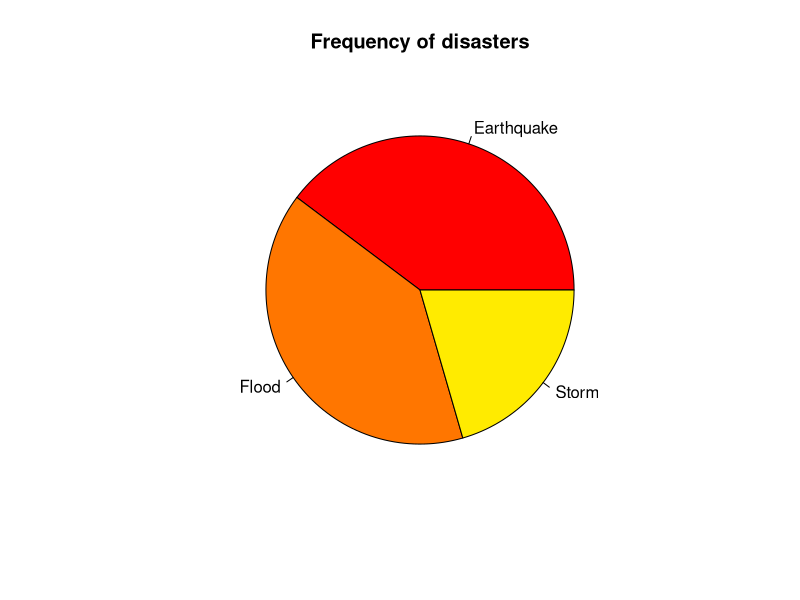
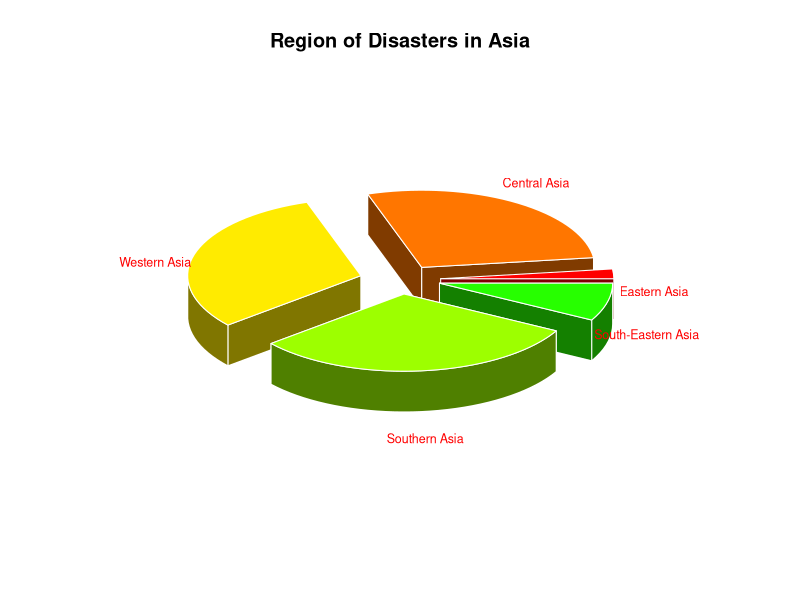
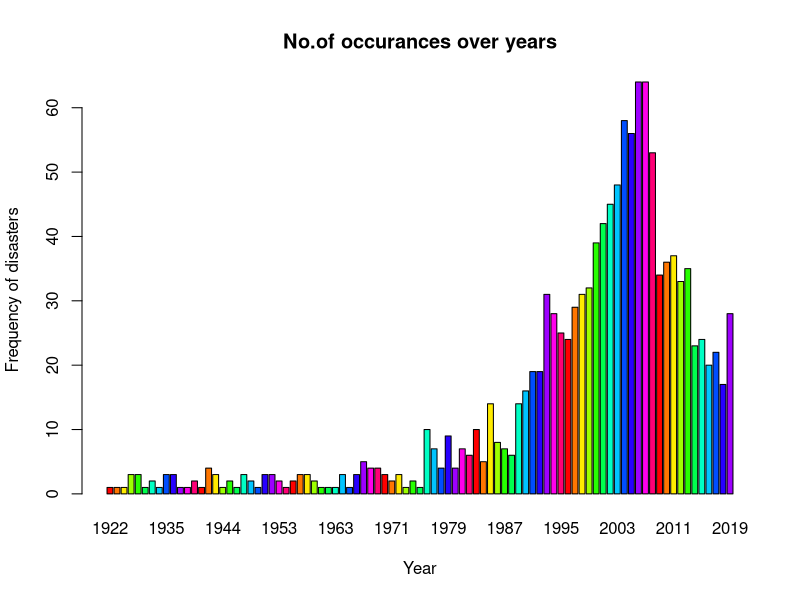
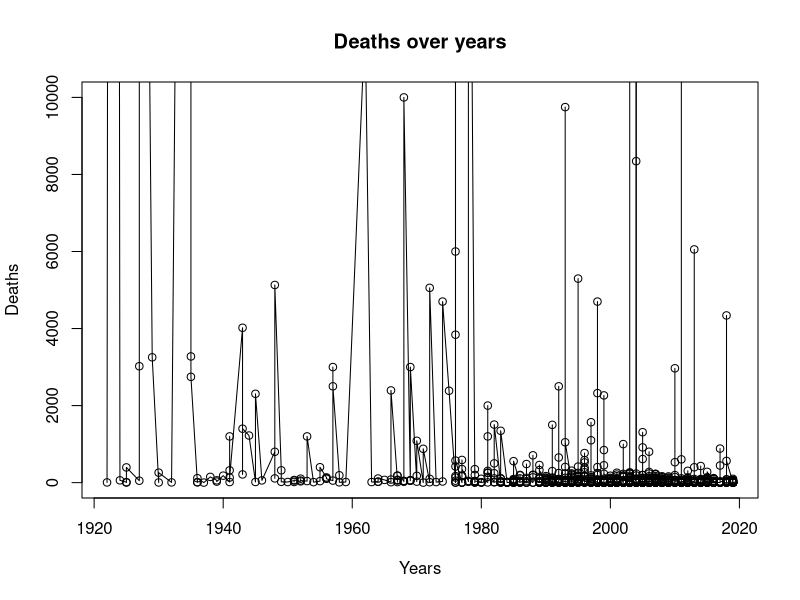
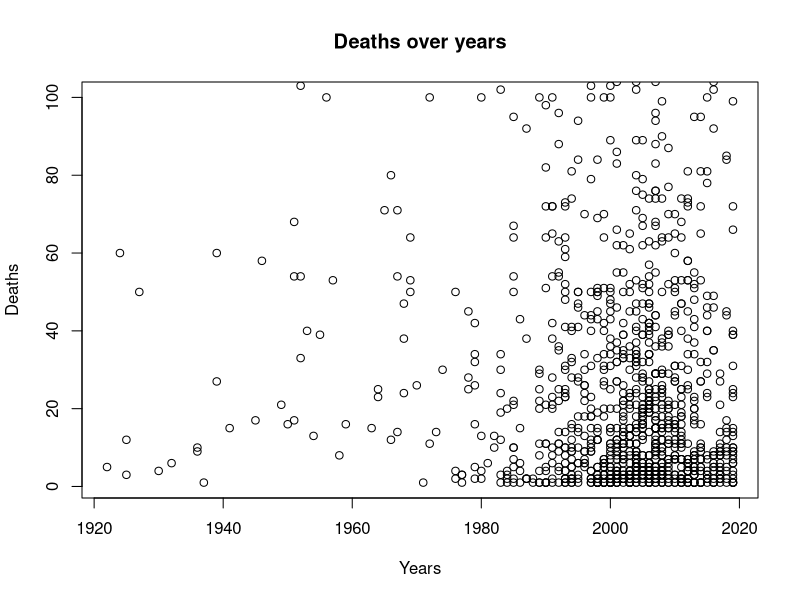
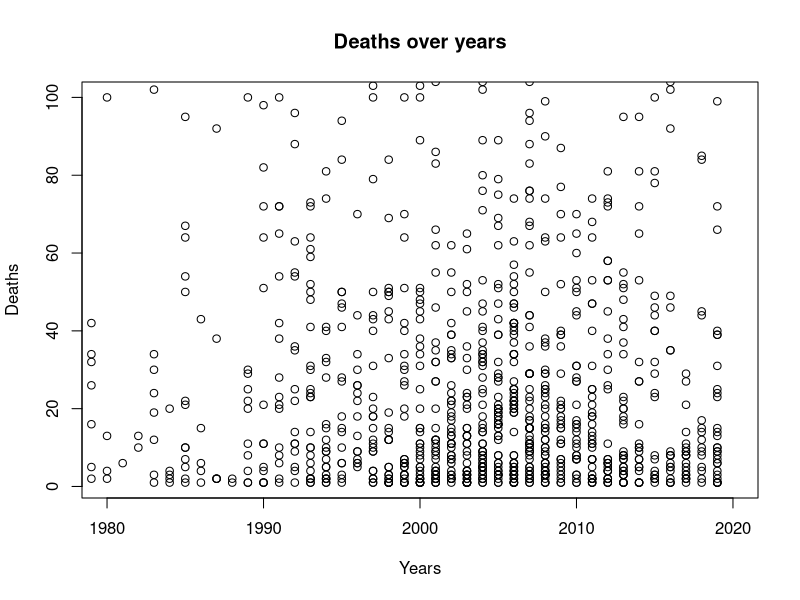
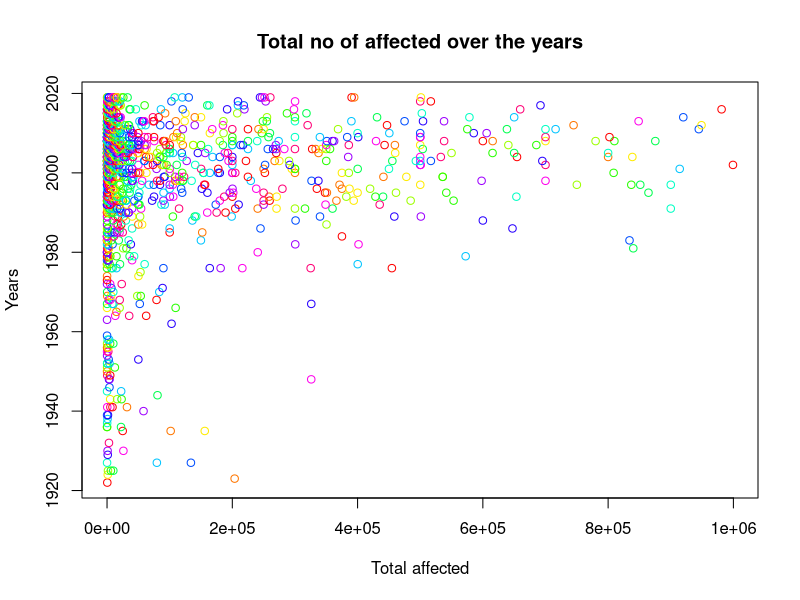
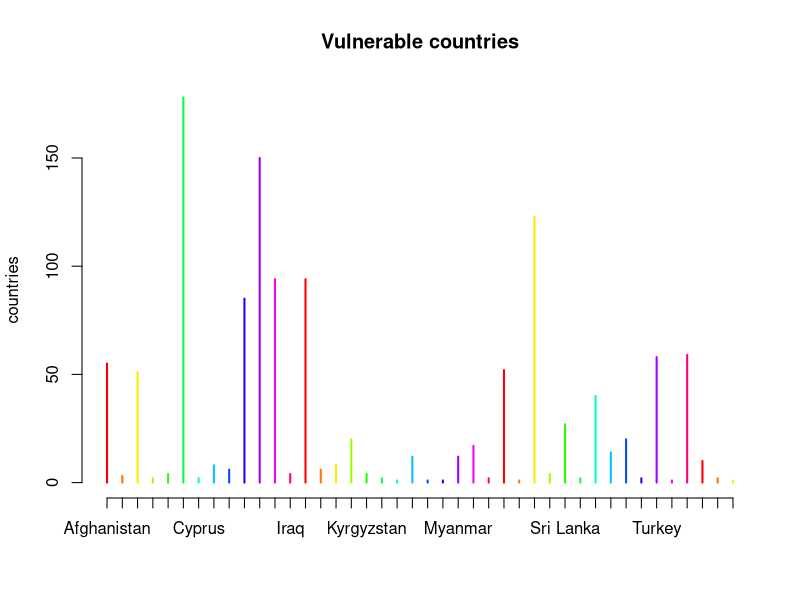

Recreate these plots in R, in order.
## ---- chunk 1
data <- read.csv('NaturalDisaster.csv')
## ---- chunk 2
View(data)
head(data)
## ---- chunk 3
tail(data)
## ---- chunk 4
disaster_type <- table(data$Disaster.Type)
View(disaster_type)
pie(disaster_type, main="Frequency of disasters", col=rainbow(length(data)))
## ---- chunk 5
region_of_disasters <- table(data$Region)
View(region_of_disasters)
library(plotrix)
label <- c('Eastern Asia','Central Asia','Western Asia','Southern Asia','South-Eastern Asia')
pie3D(region_of_disasters,
      radius = 0.85,
      height = 0.1,
      theta = 0.7,
      border = "white",
      col = rainbow(length(data)),
      shade = 0.5,
      labels = label,
      labelcol = "red",
      labelcex = 0.75,
      explode = 0.2,
      main="Region of Disasters in Asia")
## ---- chunk 6
disaster_year <- table(data$Year)
barplot(disaster_year,
        ylab = "Frequency of disasters",
        xlab = "Year",
        main = "No.of occurances over years",
        col = rainbow(length(data)))
## ---- chunk 7
plot(data$Year, 
     data$Total.Deaths, 
     xlab="Years", 
     ylab="Deaths", 
     main="Deaths over years", 
     ylim= c(1,10000), 
     type="o")
## ---- chunk 8
plot(data$Year, 
     data$Total.Deaths, 
     xlab="Years", 
     ylab="Deaths", 
     main="Deaths over years", 
     ylim= c(1,100))
## ---- chunk 9
plot(data$Year, 
     data$Total.Deaths, 
     xlab="Years", 
     ylab="Deaths", 
     main="Deaths over years", 
     ylim= c(1,100), 
     xlim= c(1980,2020))
## ---- chunk 10
plot(data$Total.Affected,
     data$Year, 
     xlab="Total affected", 
     ylab="Years", 
     main="Total no of affected over the years", 
     col=rainbow(length(data)))
## ---- chunk 11
countries <- table(data$Country)
View(countries)
plot(countries, main="Vulnerable countries", col=rainbow(length(data)))
## ---- chunk 12
plot(data$Year, 
     data$No.Injured, 
     xlab="Year", 
     ylab="Injured", 
     xlim=c(1930,2020), 
     ylim=c(100,1000) )
lines(data$Year, data$No.Homeless, lty="dashed")
lines(data$Year, data$Total.Affected, lty="dotted")
## ---- chunk 13
boxplot(data$Total.Affected, 
        data$No.Homeless, 
        data$No.Injured, 
        names=c('Affected','Homeless','Injured'), 
        col=c(3,7,9))
